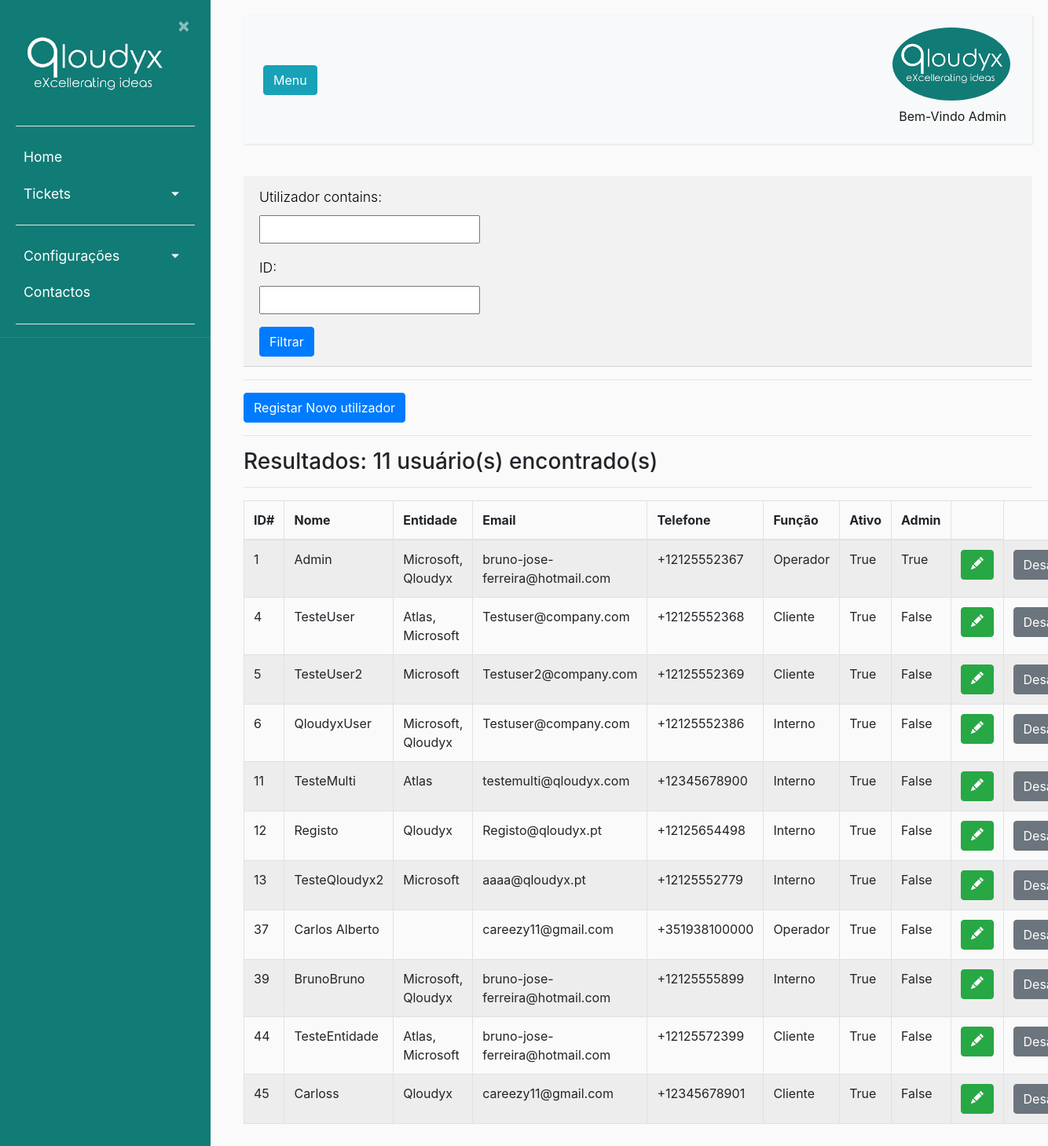
The app's page /listausuarios/ (signed in), older data.
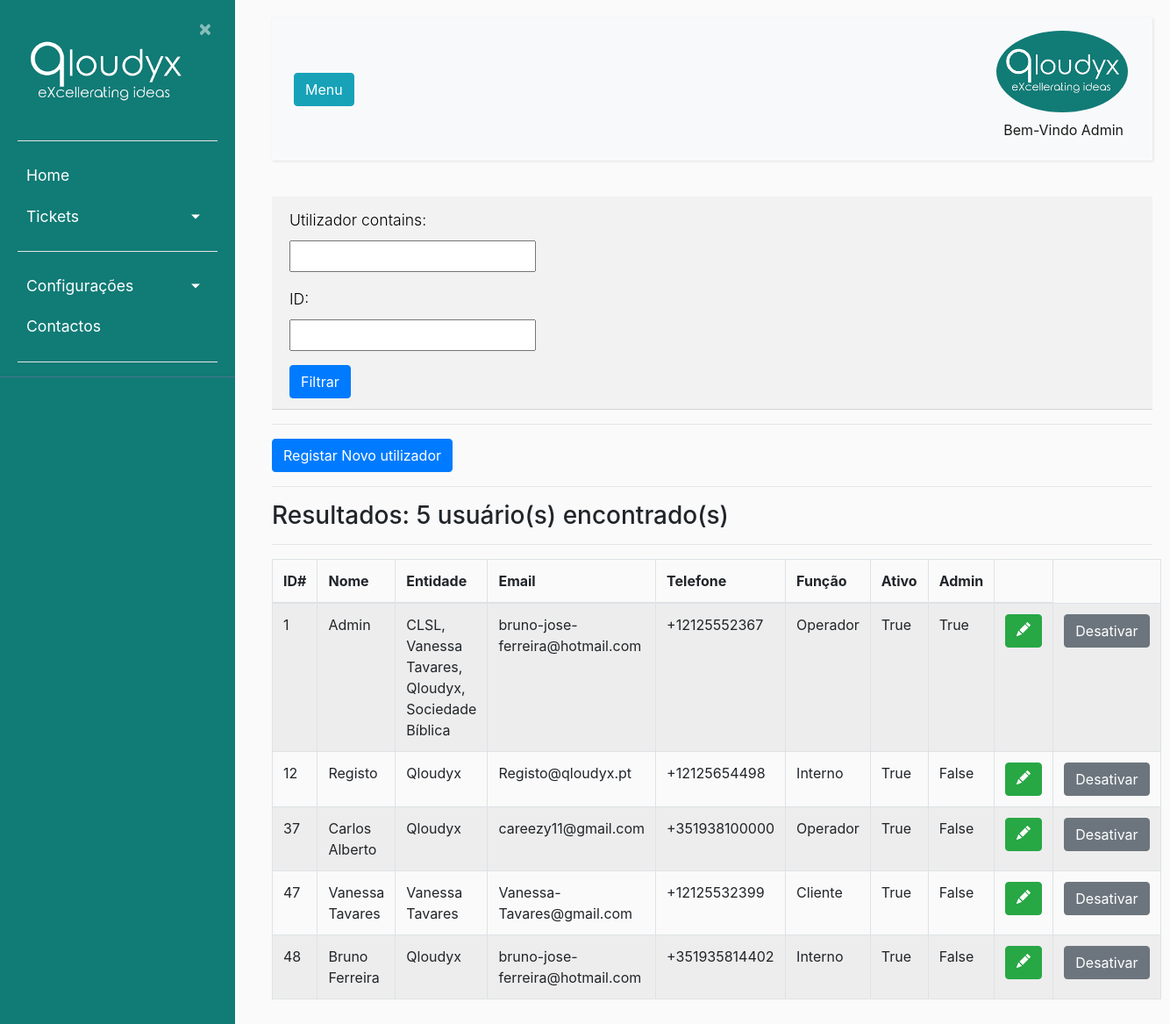
The same page, newer data.
### ticket/models.py (models this page shows, shortened)
class Usuarios(AbstractBaseUser):
    uuid = models.UUIDField(default = uuid.uuid4)
    nome = models.CharField(max_length=100, unique=True,verbose_name='Utilizador')
    email = models.EmailField(verbose_name='E-mail')
    foto = models.ImageField(null=True, blank=True, upload_to='users/uploads/fotos',verbose_name='Foto')
    descricao = models.CharField(max_length=250, null=True)
    EscolhasRole = {
    ("Interno", "Interno"),
    ("Operador", "Operador"),
    ("Cliente", "Cliente"),
    }
    role = models.CharField(max_length=50,choices= EscolhasRole ,verbose_name='Cargo')
    entidade = models.ManyToManyField(Entidades, verbose_name='Entidades')
    telefone = PhoneNumberField(null=True, blank=False, unique=True, verbose_name='Telefone')
    date_of_birth = models.DateField(verbose_name='Data de Nascimento')
    is_active = models.BooleanField(default=True, verbose_name='Ativo?')
    is_admin = models.BooleanField(default=False, verbose_name='Admin?')
    objects = MyUserManager()
    USERNAME_FIELD = 'nome'
    REQUIRED_FIELDS = ['date_of_birth','email']
    def nomes_entidade(self):
            return ', '.join([a.nome for a in self.entidade.all()])
    nomes_entidade.short_description = "Entidades"

class Entidades(models.Model):
    nome = models.CharField(max_length=100)
    externo = models.BooleanField(default=False)

### ticket/views.py (the view)
# urls.py: path('listausuarios/', ticket_views.lista_user, name ='listausuarios'),#lista de usuarios
def lista_user(request):
    usuario =  Usuarios.objects.all()
    userfiltro = UserFilter(request.GET, usuario)
    total_resultados = userfiltro.qs.count()
    return render (request,'ticket/listausuarios.html', {'total':total_resultados,'usuario': userfiltro.qs, 'filter':userfiltro})

### ticket/templates/ticket/listausuarios.html (shortened to what this page needs)
{% extends "ticket/base.html" %}
{% block content %}
<body>
    <div class="card-header">
        <form method="get">
            {{ filter.form.as_p }}
            <button type="submit" class="btn btn-primary">Filtrar</button>
        </form>
    </div>
    <hr>
    <button type="button" class="btn btn-primary"><a href="{% url 'register' %}">Registar Novo utilizador</a></button>
    <hr>
    <h3>Resultados: {{ total }} usuário(s) encontrado(s)</h3>
    <hr>
    <table class="table table-bordered table-striped">
        <thead>
            <tr>
                <th>ID#</th>
                <th>Nome</th>
                <th>Entidade</th>
                <th>Email</th>
                <th>Telefone</th>
                <th>Função</th>
                <th>Ativo</th>
                <th>Admin</th>
                <th></th>
            </tr>
        </thead>
        <tbody>
            {% for usuario in usuario %}
            <tr>
                <td>{{ usuario.id }}</td>
                <td>{{ usuario.nome }}</td>
                <td>{{ usuario.nomes_entidade }}</td>
                <td>{{ usuario.email }}</td>
                <td>{{ usuario.telefone }}</td>
                <td>{{ usuario.role }}</td>
                <td>{{ usuario.is_active }}</td>
                <td>{{ usuario.is_admin }}</td>
                <td>
                    <button type="button" class="btn btn-success"><a title="Editar Utilizador" href="{% url 'editar_perfil' usuario.uuid %}">
                      </a></button>
                </td>
                <td>
                    <a href="{% url 'alterar_estado_usuario' usuario.uuid %}" class="btn btn-secondary">
                        {% if usuario.is_active %}
                            Desativar
                        {% else %}
                            Ativar
                        {% endif %}
                    </a>
                </td>
            </tr>
            {% empty %}
            <tr>
                <td colspan="2">Nenhuma aplicação registrada</td>
            </tr>
            {% endfor %}
        </tbody>
    </table>
</body>
{% endblock content %}

### ticket/templates/ticket/base.html (shortened to what the changed rows need)
{% load static %}
<!DOCTYPE html>
<html lang="en">
<head>
    <link rel="stylesheet" href="https://cdn.jsdelivr.net/npm/bootstrap@4.0.0/dist/css/bootstrap.min.css">
    <link rel="stylesheet" type="text/css" href="{% static 'ticket/main.css' %}">
</head>
<body>
    {% if user.nome == "Registo" %}
    <div class="wrapper">
        <nav id="sidebar">
            <div class="sidebar-header">
                <a href = "{% url 'ticket-home' %}"> <img src="{% static 'ticket/Qloudyx.png' %}" style="width:200px;height:100%;"></a>
                <a class="close" onclick="CloseMenu()">&nbsp×&nbsp</a>
                <hr>
                <form method="post" action="{% url 'logout' %}">
                    {% csrf_token %}
                    <a><button style="color:white; text-align:center" class="astext" type="submit">Logout</button></a>
                </form>
                <hr>
            </div>
            </ul>
        </nav>
            <main role="main" class="container">
                <div class="row">
                    <div class="col-md-8">
                        {% if messages %}
                            {% for message in messages %}
                                <div class="alert alert-{{ message.tags }} ">
                                    {{ message }}
                                </div>
                            {% endfor %}
                        {% endif %}
                    </div>
                </div>
            </main>
            <div class="collapse navbar-collapse" id="navbarSupportedContent">
                <ul class="nav navbar-nav ml-auto">
                    <li class="nav-item active">
                        <div class="dropdown">
                            {% if user.is_authenticated %}
                            <img src= "{{ user.foto.url }} " alt="Menu" class="rounded-circle" width="150" />
                            <center>
                            </center>
                        </div>
                        {% endif %}
                    </li>
                </ul>
                </div>
        </div>
        {% block restricted %}{% endblock %}
    {% else %}
        <div id="content">
            <nav class="navbar navbar-expand-lg navbar-light bg-light">
                <div class="container-fluid">
                    {% if user.is_authenticated %}
                    <div class="collapse navbar-collapse" id="navbarSupportedContent">
                        <ul class="nav navbar-nav ml-auto">
                            <li class="nav-item active">
                                <div class="dropdown">
                                    {% if user.is_authenticated %}
                                    <img src= "{{ user.foto.url }} " alt="Menu" class="rounded-circle" width="150" />
                                </div>
                                <a class="nav-link" href="#">Bem-Vindo {{user.nome}}</a>
                                {% endif %}
                            </li>
                        </ul>
                    </div>
                    {% endif %}
                </div>
            </nav>
            {% block content %}{% endblock %}
            {% endif %}
</body>
</html>

Row changes from the older to the newer data that the page shows:
removed Usuarios: id "4", nome "TesteUser", nomes_entidade "Atlas, Microsoft", email "Testuser@company.com", telefone "+12125552368", role "Cliente", is_active "True", is_admin "False", shows "Desativar"
removed Usuarios: id "5", nome "TesteUser2", nomes_entidade "Microsoft", email "Testuser2@company.com", telefone "+12125552369", role "Cliente", is_active "True", is_admin "False", shows "Desativar"
removed Usuarios: id "6", nome "QloudyxUser", nomes_entidade "Microsoft, Qloudyx", email "Testuser@company.com", telefone "+12125552386", role "Interno", is_active "True", is_admin "False", shows "Desativar"
removed Usuarios: id "11", nome "TesteMulti", nomes_entidade "Atlas", email "testemulti@qloudyx.com", telefone "+12345678900", role "Interno", is_active "True", is_admin "False", shows "Desativar"
removed Usuarios: id "13", nome "TesteQloudyx2", nomes_entidade "Microsoft", email "aaaa@qloudyx.pt", telefone "+12125552779", role "Interno", is_active "True", is_admin "False", shows "Desativar"
removed Usuarios: id "39", nome "BrunoBruno", nomes_entidade "Microsoft, Qloudyx", email "bruno-jose-ferreira@hotmail.com", telefone "+12125555899", role "Interno", is_active "True", is_admin "False", shows "Desativar"
removed Usuarios: id "44", nome "TesteEntidade", nomes_entidade "Atlas, Microsoft", email "bruno-jose-ferreira@hotmail.com", telefone "+12125572399", role "Cliente", is_active "True", is_admin "False", shows "Desativar"
removed Usuarios: id "45", nome "Carloss", nomes_entidade "Qloudyx", email "careezy11@gmail.com", telefone "+12345678901", role "Cliente", is_active "True", is_admin "False", shows "Desativar"
changed Usuarios "Admin": nomes_entidade "Microsoft, Qloudyx" → "CLSL, Vanessa Tavares, Qloudyx, Sociedade Bíblica"
shown differently, row unchanged: Usuarios "Carlos Alberto": nomes_entidade (not shown) → "Qloudyx"
added Usuarios: id "47", nome "Vanessa Tavares", nomes_entidade "Vanessa Tavares", email "Vanessa-Tavares@gmail.com", telefone "+12125532399", role "Cliente", is_active "True", is_admin "False", shows "Desativar"
added Usuarios: id "48", nome "Bruno Ferreira", nomes_entidade "Qloudyx", email "bruno-jose-ferreira@hotmail.com", telefone "+351935814402", role "Interno", is_active "True", is_admin "False", shows "Desativar"
Text that changed along with them:
{{ total }}: "11" → "5"
